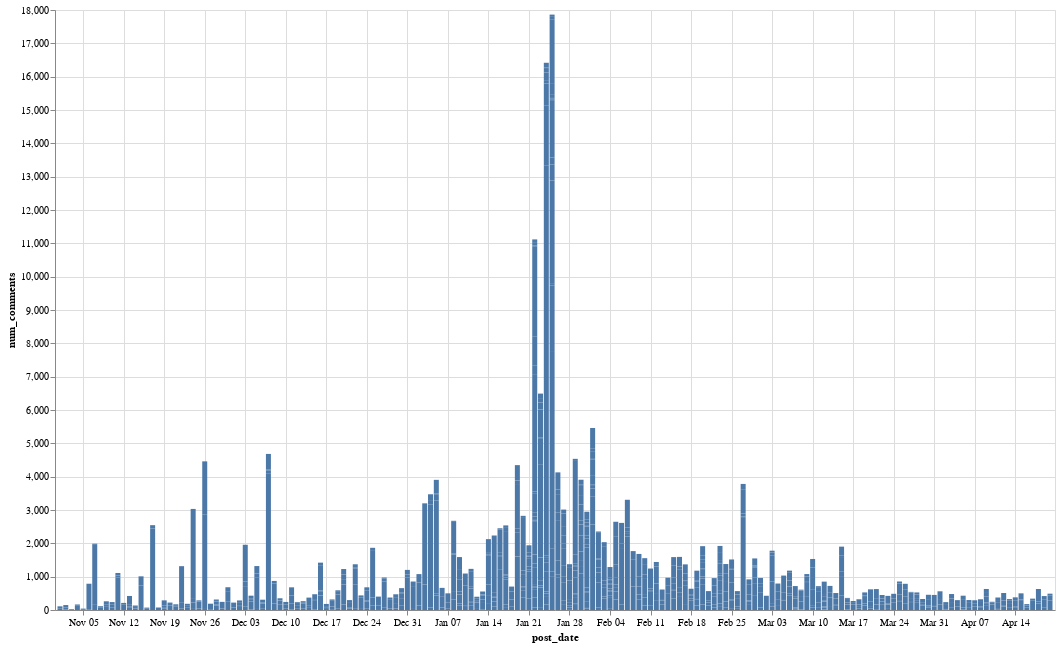

The notebook cell this image was saved under:
### Code cell
alt.Chart(posts2).mark_bar().encode(
    x=alt.X(field='post_date', type='temporal'),
    y=alt.Y(field='num_comments', type='quantitative')
).properties(width=1000, height=600)

### Figure 1 — Vega-Lite specification as saved in the notebook (floating-point values rounded to 4 significant figures; data arrays with more than 128 entries replaced by an {"elided": "..."} marker saying what was removed)
{"config": {"view": {"continuousWidth": 300, "continuousHeight": 300}}, "data": {"name": "data-4922d7b84323fa4595b0c82c4f0aec21"}, "mark": {"type": "bar"}, "encoding": {"x": {"field": "post_date", "type": "temporal"}, "y": {"field": "num_comments", "type": "quantitative"}}, "height": 600, "width": 1000, "$schema": "https://vega.github.io/schema/vega-lite/v5.17.0.json", "datasets": {"data-4922d7b84323fa4595b0c82c4f0aec21": {"elided": "933 records"}}}
